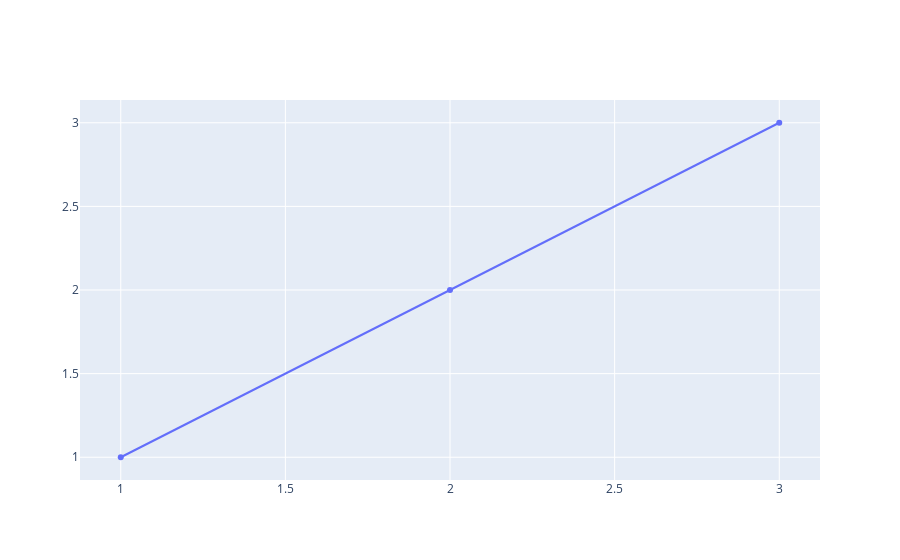

The notebook cell saved with this chart:
### Code cell
fig = go.Figure()
fig.add_trace(
    go.Scatter(
        x = [1, 2, 3], y = [1, 2, 3]
    )
)
fig.show()

### Figure 1 — Plotly figure (JSON) as saved in the notebook; plotly's stock layout.template omitted (floating-point values rounded to 4 significant figures)
{"data": [{"type": "scatter", "x": [1, 2, 3], "y": [1, 2, 3]}], "layout": {}}
